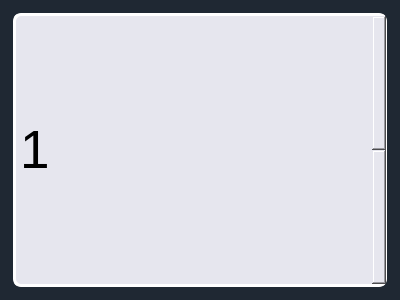
<?xml version="1.0" encoding="UTF-8"?>
<ui version="4.0">
 <class>Frame</class>
 <widget class="QFrame" name="Frame">
  <property name="geometry">
   <rect>
    <x>0</x>
    <y>0</y>
    <width>400</width>
    <height>300</height>
   </rect>
  </property>
  <property name="sizePolicy">
   <sizepolicy hsizetype="Expanding" vsizetype="Expanding">
    <horstretch>0</horstretch>
    <verstretch>0</verstretch>
   </sizepolicy>
  </property>
  <property name="windowTitle">
   <string>Frame</string>
  </property>
  <property name="styleSheet">
   <string notr="true">QFrame{
    border: 2px;
    border-radius: 4px;
    padding: 2px;
    background-color: #1F2833;
}</string>
  </property>
  <layout class="QHBoxLayout" name="horizontalLayout">
   <item>
    <widget class="QSpinBox" name="spinBox">
     <property name="sizePolicy">
      <sizepolicy hsizetype="Expanding" vsizetype="Expanding">
       <horstretch>0</horstretch>
       <verstretch>0</verstretch>
      </sizepolicy>
     </property>
     <property name="font">
      <font>
       <pointsize>40</pointsize>
      </font>
     </property>
     <property name="styleSheet">
      <string notr="true">QSpinBox{
    border-radius: 4px;
    border-style: outset;
    border-width: 3px;
    border-radius: 8px;
    border-color: white;
    padding: 2px;
    background-color: rgb(230, 230, 238);
}</string>
     </property>
     <property name="minimum">
      <number>1</number>
     </property>
     <property name="maximum">
      <number>5</number>
     </property>
    </widget>
   </item>
  </layout>
 </widget>
 <resources/>
 <connections/>
</ui>
